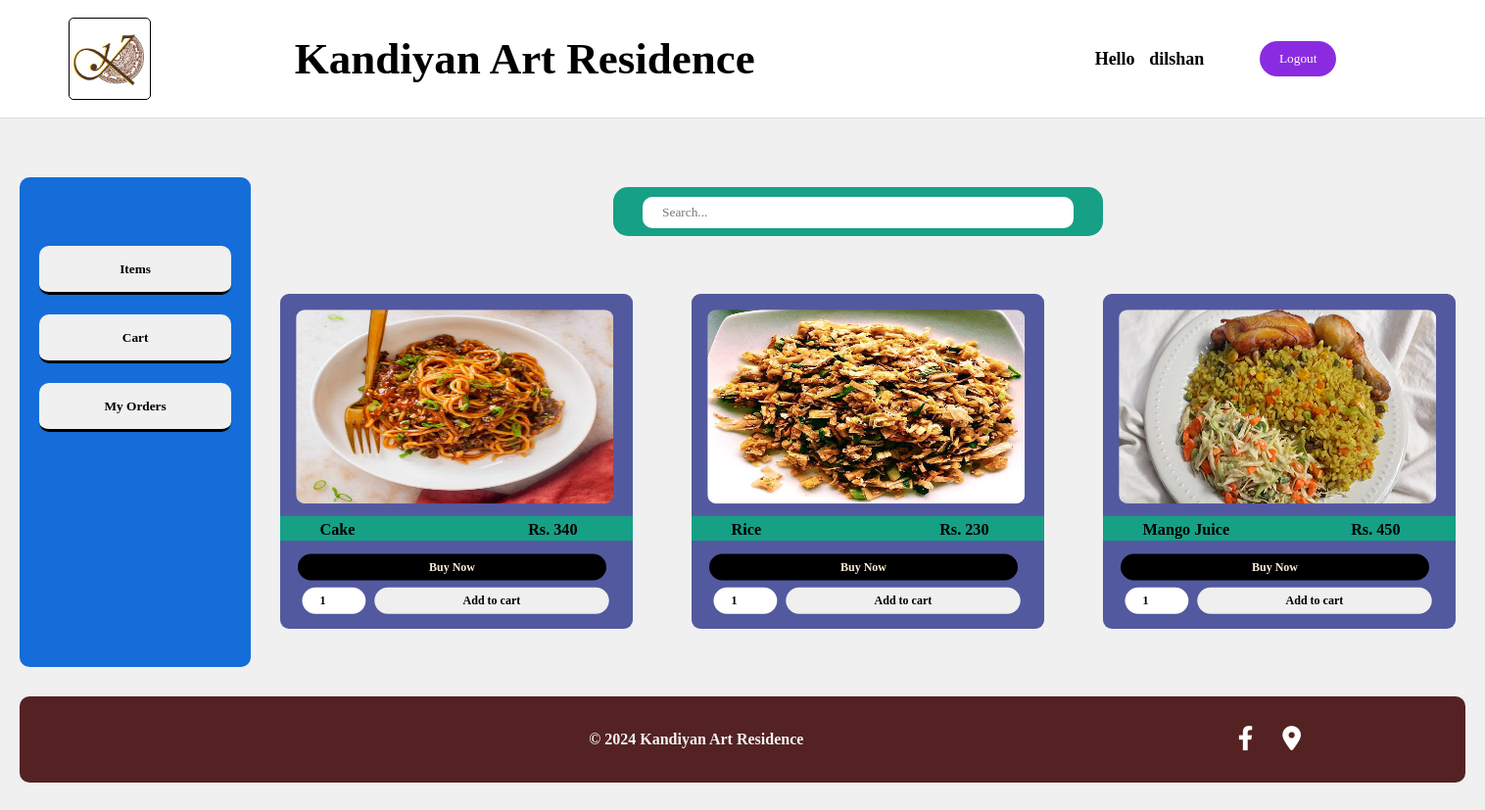
Page /itemsUser.php (signed in) on the committed database.
### tables this page shows
CREATE TABLE `items` (
  `itemid` int(10) NOT NULL,
  `name` varchar(50) NOT NULL,
  `price` int(20) NOT NULL,
  `quantity` int(10) NOT NULL,
  `img` varchar(255) NOT NULL,
  `isdelete` int(1) NOT NULL DEFAULT 0
);

### itemsUser.php (the view, shortened to what this page needs)
<?php
include("headerUser.php");
include("connection.php");
if (isset($_POST['inputData'])) {
    $inputData = $_POST['inputData'];
    $sqlS = "SELECT * FROM items WHERE (`name` LIKE ? OR `price` LIKE ?) AND isdelete = '0'";
    $stmt = $connection->prepare($sqlS);
    $search_param = "%$inputData%";
    $stmt->bind_param("ss", $search_param, $search_param);
    $stmt->execute();
    $result = $stmt->get_result();
} else {
    $result = $connection->query("SELECT * FROM items WHERE isdelete = '0'");
}
?>
<div class="itemsBody">
    <div class="itemSerach">
        <form id="myForm" method="post">
            <input id="inputData" type="text" placeholder="Search..." class="searchBar" name="inputData">
        </form>
    </div>
    <div class="itemdiv">
        <?php
        if ($result->num_rows > 0) {
            while ($row = $result->fetch_assoc()) {
                echo "
               <div class='itemMenu'>
               <img src='{$row['itemid']}.jpg' class='itemImg'>
               <form action='' method='post'>
                   <div class='itemDecP'>
                       <p class='Iname' id='Iname'>{$row['name']}</p>
                       <p class='Iprice' id='Iprice'>Rs. {$row['price']}</p>
                   </div>
                   <input type='hidden' name='itemId' value='{$row['itemid']}'>
                   <input type='hidden' name='itemName' value='{$row['name']}'>
                   <input type='hidden' name='itemPrice' value='{$row['price']}'>
                   <input type='submit' class='buy' value='Buy Now' name='buy'></input>
                   <div style='display: flex; padding: 3px 28px;width:380px;'>
                       <input name='Iquantity' class='quantity' type='number' min='1' max='{$row['quantity']}' value='1'></input>
                       <input type='submit' class='cart' value='Add to cart' name='cart'></input>
                   </div>
               </form>
           </div>";
            }
        }
        ?>
    </div>
</div>
<?php include("foot.php"); ?>

### headerUser.php (shortened to what this page needs)
<!DOCTYPE html>
<html lang="en">
<head>
    <link rel="stylesheet" href="home.css">
    <link rel="stylesheet" href="https://cdnjs.cloudflare.com/ajax/libs/font-awesome/4.7.0/css/font-awesome.min.css">
    <link rel="stylesheet" href="https://cdnjs.cloudflare.com/ajax/libs/font-awesome/6.2.0/css/all.min.css" />
</head>
<body>
    <div>
        <div class="container">
            <img src="logo.jpg" class="headerUImg">
            <p style="font-size: 45px; font-weight: bolder; margin: 30px 40px 30px -150px;">Kandiyan Art Residence</p>
            <p class="hi">Hello <a href="" style="text-decoration: none; font-weight: bolder;"><?php echo $_SESSION["userName"]; ?></a></p>
            <a href="index.php"><button class="logout">Logout</button></a>
        </div>
        <div class="bodymain">
            <div class="links">
                <button id="btnI" class="btnI" style="margin-top: 50px;">Items</button>
                <button id="btnC" class="btnI">Cart</button>
                <button id="btnM" class="btnI">My Orders</button>
            </div>

### foot.php (shortened to what this page needs)
</div>
<div class="foot">
    <div class="footer-content">
        <div class="footer-text">
            &copy; 2024 Kandiyan Art Residence
        </div>
        <div class="footer-icons">
            <a href="https://m.facebook.com/kandyanarts.r/" target="_blank" aria-label="Facebook"><i class="fab fa-facebook-f" style="color: white;"></i></a>
            <a href="https://maps.app.goo.gl/BxY5jrH8DUcYy4cW6" target="_blank" aria-label="Location"><i class="fas fa-map-marker-alt" style="color:white;"></i></a>
        </div>
    </div>
</div>
</body>
</html>

### home.css (style rules this page uses)
* { margin: 0; padding: 0; font-family: 'Poppins'; cursor: pointer; }
.foot { background-color: #542222; padding: 30px 0; margin: 20px; border-radius: 10px; }
.footer-content { margin-top: 20px; display: flex; justify-content: space-between; align-items: center; max-width: 1200px; margin: 0 auto; padding: 0 20px; color: whitesmoke; }
.footer-text { flex: 1; text-align: center; font-weight: bold; }
.footer-icons { display: flex; gap: 30px; font-size: 25px; }
body { font-family: Arial, sans-serif; background-color: #f0f0f0; margin: 0; padding: 0; }
.container { width: 100%; height: 80px; background-color: aqua; display: flex; align-items: center; justify-content: space-between; padding: 0 20px; }
.hi { font-size: large; font-weight: bold; }
.hi a { text-decoration: none; font-weight: bolder; color: inherit; margin-left: 10px; }
.logout { padding: 10px 20px; border: none; border-radius: 30px; background-color: blueviolet; color: white; cursor: pointer; transition: background-color 0.3s, color 0.3s; margin-left: -250px; }
.bodymain { display: flex; height: 550px; padding: 10px; }
.links { width: 16%; background-color: rgb(20, 109, 217); display: flex; flex-direction: column; padding: 20px; gap: 10px; border-radius: 10px; }
.btnI { width: 100%; height: 50px; text-align: center; background-color: #FAF0E6; border: none; border-radius: 10px; border-bottom: 3px solid black; font-weight: 450; color: black; cursor: pointer; font-weight: bolder; transition: background-color 0.3s, color 0.3s; text-shadow: 10px white; }
.container { display: flex; align-items: center; justify-content: space-between; padding: 20px; background-color: white; border-bottom: 1px solid #ddd; }
.headerUImg { border: 1px solid black; width: 80px; margin-left: 50px; border-radius: 5px; padding: 1px; }
.hi { margin: 10px; }
.logout { padding: 10px 20px; background-color: blueviolet; border: none; color: white; cursor: pointer; transition: background-color 0.3s, color 0.3s; }
.bodymain { padding: 10px 20px; }
.links { display: flex; flex-direction: column; gap: 20px; margin-top: 50px; }
.itemsBody { width: 84%; height: 450px; }
.itemSerach { width: 500px; height: 50px; background-color: #16a085; margin: 60px auto 30px auto; border-radius: 15px; }
.searchBar { border-radius: 10px; padding: 8px 20px; margin: 10px 30px; border: 0; width: 400px; }
.itemdiv { margin: 30px auto; width: 1300px; height: 400px; display: flex; flex-wrap: wrap; overflow-y: scroll; }
.itemMenu { width: 400px; height: 380px; background-color: rgb(83, 89, 159); margin: 10px; border-radius: 10px; transform: scale(0.9); }
.itemImg { width: 90%; margin: 18px 18px 5px 18px; height: 220px; background-size: cover; border-radius: 10px; }
.itemDecP { display: flex; padding: 5px 30px 2px 30px; margin: 5px 0 -5px 0; background-color: #16a085; }
.Iname { font-weight: bold; width: 300px; font-size: large; padding: 0 0 0 15px; }
.Iprice { width: 100px; font-weight: bold; font-size: large; padding: 0 10px 0 0; }
.buy { width: 350px; border-radius: 20px; border: 0; padding: 0px 100px; height: 30px; font-weight: bold; background-color: black; color: antiquewhite; margin: 20px 0px 0px 20px ; }
.quantity { border-radius: 20px; width: 80px; height: 30px; border: 0; padding: 0 0 0 20px; margin: 5px 0 0 -3px; font-weight: bold; }
.cart { width: 340px; height: 30px; border-radius: 15px; border: 0; margin: 5px 35px 0 10px; font-weight: bold; padding: 5px 65px; }

### headerUser.php (style rules this page uses)
.btnI { transition: background-color 0.01s; background-color: #f0f0f0; }

### rows in the picture
items: shows a picture, name "Cake", price "340"
items: shows a picture, name "Rice", price "230"
items: shows a picture, name "Mango Juice", price "450"

### other values in the picture
$_SESSION["userName"] "dilshan"
